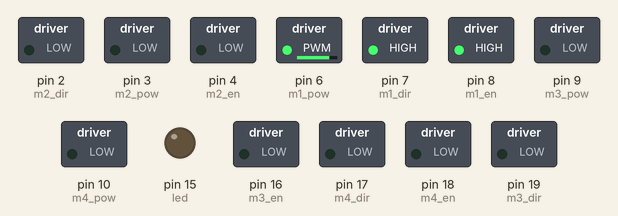
This sketch was run on a simulated Arduino Uno, built with avr-gcc and run on an emulated ATmega328P. Parts: switched loads named in the sketch (green lamp = pin HIGH), output pins drawn as LEDs (lit = HIGH).

Above: at 0.05 s.
At 1.6 s:
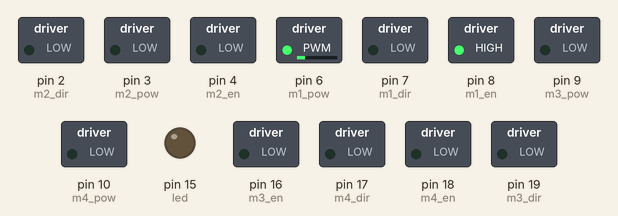
At 3.2 s:
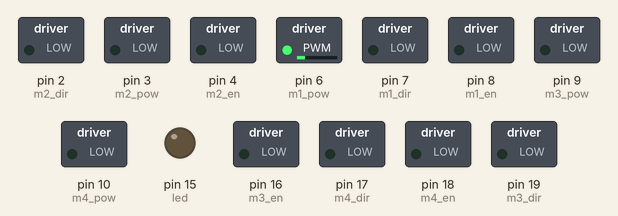
At 6.45 s:
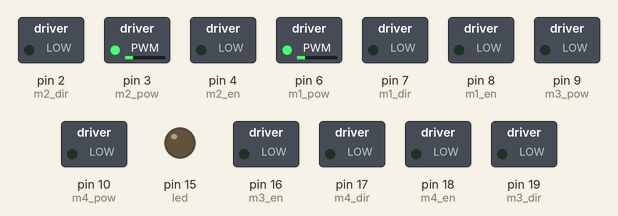
At 9.7 s:
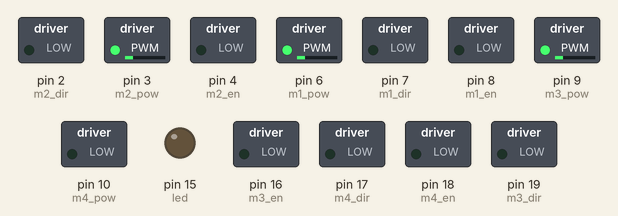
At 12.95 s:
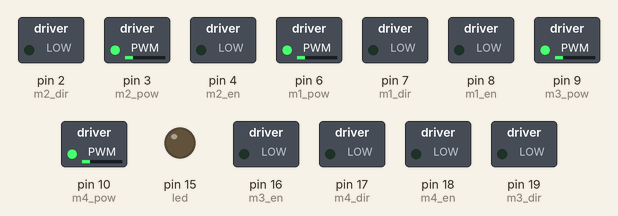
Timing chart, 0 to 16.9 s (numbered marks = the images above):
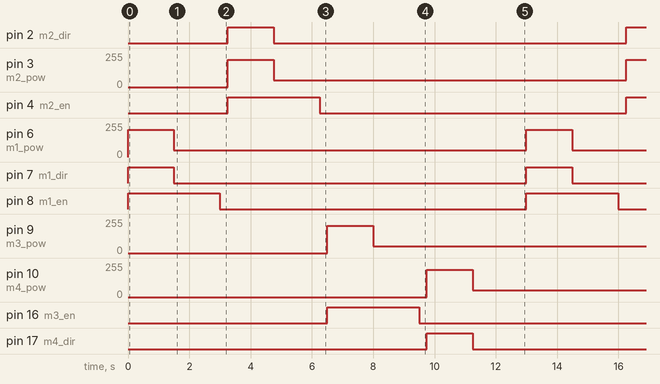

The sketch:

Motor_Test.ino
```cpp
/*             M3                                      M1
          |-------|                               |-------|
          |       |                               |       |
          |       |-------------------------------|       |
          |       |                               |       |
          |-------|                               |-------|
                                  |
                                  |
                                  |
                                  |
                                  |
                                  |
                                  |
                                  |
                                  |
                                  |
                                  |
                                  |
             M4                   |                   M2
          |-------|                               |-------|
          |       |               F               |       |
          |       |-------------------------------|       |
          |       |                               |       |
          |-------|                               |-------|
*/

//-------------------------------------------------------------------------------------//

#define m1_pow 6
#define m1_dir 7
#define m1_en 8

#define m2_pow 3
#define m2_dir 2
#define m2_en 4

#define m3_pow 9
#define m3_dir 19
#define m3_en 16

#define m4_pow 10
#define m4_dir 17
#define m4_en 18

#define led 15

byte motor_pow = 50;

//-------------------------------------------------------------------------------------//

void setup()
{
  pinMode(m1_pow, OUTPUT);
  pinMode(m1_dir, OUTPUT);
  pinMode(m1_en, OUTPUT);

  pinMode(m2_pow, OUTPUT);
  pinMode(m2_dir, OUTPUT);
  pinMode(m2_en, OUTPUT);

  pinMode(m3_pow, OUTPUT);
  pinMode(m3_dir, OUTPUT);
  pinMode(m3_en, OUTPUT);

  pinMode(m4_pow, OUTPUT);
  pinMode(m4_dir, OUTPUT);
  pinMode(m4_en, OUTPUT);

  pinMode(led, OUTPUT);

  digitalWrite(m1_en, LOW);
  digitalWrite(m2_en, LOW);
  digitalWrite(m3_en, LOW);
  digitalWrite(m4_en, LOW);
}

//-------------------------------------------------------------------------------------//

void loop()
{
  digitalWrite(m1_en, HIGH);
  M1_test();
  digitalWrite(m1_en, LOW);
  delay(250);

  digitalWrite(m2_en, HIGH);
  M2_test();
  digitalWrite(m2_en, LOW);
  delay(250);

  digitalWrite(m3_en, HIGH);
  M3_test();
  digitalWrite(m3_en, LOW);
  delay(250);

  digitalWrite(m4_en, HIGH);
  M4_test();
  digitalWrite(m4_en, LOW);
  delay(250);

}

//-------------------------------------------------------------------------------------//

void M1_test()
{
  digitalWrite(m1_dir, HIGH);
  analogWrite(m1_pow, 255 - motor_pow);
  delay(1500);
  digitalWrite(m1_dir, LOW);
  analogWrite(m1_pow, motor_pow);
  delay(1500);
}

void M2_test()
{
  digitalWrite(m2_dir, HIGH);
  analogWrite(m2_pow, 255 - motor_pow);
  delay(1500);
  digitalWrite(m2_dir, LOW);
  analogWrite(m2_pow, motor_pow);
  delay(1500);
}

void M3_test()
{
  digitalWrite(m3_dir, HIGH);
  analogWrite(m3_pow, 255 - motor_pow);
  delay(1500);
  digitalWrite(m3_dir, LOW);
  analogWrite(m3_pow, motor_pow);
  delay(1500);
}

void M4_test()
{
  digitalWrite(m4_dir, HIGH);
  analogWrite(m4_pow, 255 - motor_pow);
  delay(1500);
  digitalWrite(m4_dir, LOW);
  analogWrite(m4_pow, motor_pow);
  delay(1500);
}

//-------------------------------------------------------------------------------------//
```

Measured:
- by itself, pin 2 (m2_dir), pin 7 (m1_dir), pin 17 (m4_dir), pin 19 (m3_dir): alternates HIGH for 1.5 s and LOW for 11.5 s
- by itself, pin 3 (m2_pow), pin 6 (m1_pow), pin 9 (m3_pow), pin 10 (m4_pow): alternates 205/255 for 1.5 s and 50/255 for 11.5 s
- by itself, pin 4 (m2_en), pin 8 (m1_en), pin 16 (m3_en), pin 18 (m4_en): alternates HIGH for 3.0 s and LOW for 10.0 s
